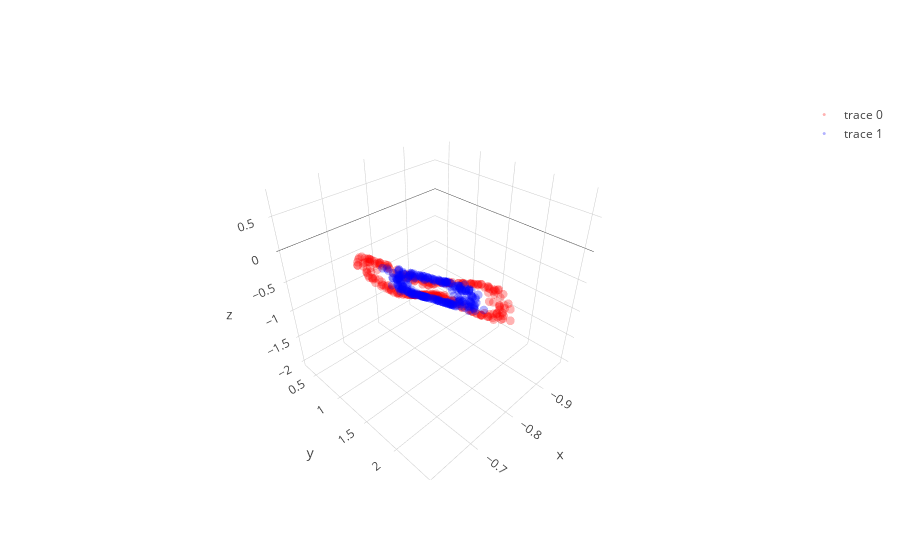

Source (notebook cell):
### Code cell
layer1,layer1_var = l1.feed_non(X)
layer2,layer2_var = l2.feed_non(layer1)
layer3,layer3_var = l3.feed_non(layer2)
layer4,layer4_var = l4.feed_linear(layer3)

show_3D(layer1)  
show_2D(layer2)    
show_3D(layer3)

### Figure 1 — Plotly figure (JSON) as saved in the notebook; plotly's stock layout.template omitted (floating-point values rounded to 4 significant figures; data arrays with more than 128 entries replaced by an {"elided": "..."} marker saying what was removed)
{"data": [{"line": {"color": "red", "width": 0.5}, "marker": {"opacity": 0.3, "size": 3}, "mode": "markers", "type": "scatter3d", "uid": "e5661ef1-d3fc-4087-9fd3-596459ebc5cb", "x": {"elided": "250 float values"}, "y": {"elided": "250 float values"}, "z": {"elided": "250 float values"}}, {"line": {"color": "blue", "width": 0.5}, "marker": {"opacity": 0.3, "size": 3}, "mode": "markers", "type": "scatter3d", "uid": "21ac8a99-435a-4a11-a0bb-c41d06488291", "x": {"elided": "250 float values"}, "y": {"elided": "250 float values"}, "z": {"elided": "250 float values"}}], "layout": {}}
